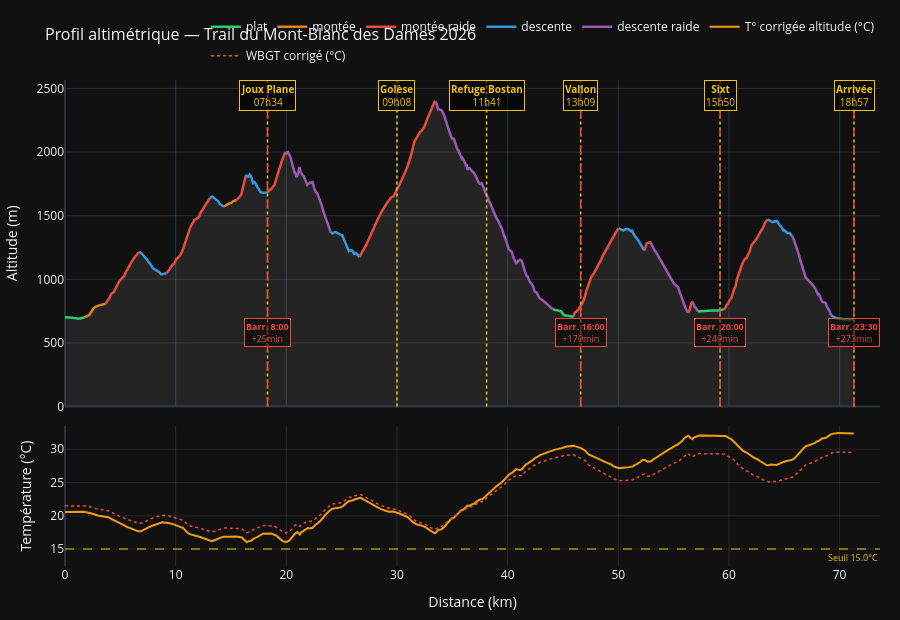

The code cell stored with this chart in its notebook:
### Markdown cell above
### Lire le profil

Le profil ci-dessous est coloré selon la catégorie de pente de chaque segment. En survolant un segment, le tooltip affiche le facteur de fatigue et la température effective à ce point du parcours.

Les **lignes jaunes pointillées** marquent les ravitaillements, avec l'heure de passage prédite. Les **lignes rouges en tirets** signalent les barrières horaires, avec la marge positive ou négative.

Le panneau inférieur montre l'évolution de la température corrigée de l'altitude et du WBGT le long du parcours.

### Code cell
from plotly.subplots import make_subplots

SLOPE_COLORS = {
    'montée raide':   '#e74c3c',
    'montée':         '#e67e22',
    'plat':           '#2ecc71',
    'descente':       '#3498db',
    'descente raide': '#9b59b6',
}


def make_elevation_profile(df_gpx, df_pred, ravitos, barrieres, start_min,
                            df_weather=None):
    """
    Build interactive elevation profile with temperature subplot.

    Top panel   : altitude colored by slope category, ravitos, cutoffs.
    Bottom panel: temperature corrected for altitude and WBGT along the route.
    """
    has_temp = df_weather is not None and 'temp_seg_c' in df_pred.columns

    row_heights = [0.70, 0.30] if has_temp else [1.0]
    n_rows      = 2 if has_temp else 1

    fig = make_subplots(
        rows=n_rows, cols=1,
        shared_xaxes=True,
        row_heights=row_heights,
        vertical_spacing=0.04,
    )

    dist_km = df_gpx['dist_cum'].values / 1000.0
    ele     = df_gpx['ele'].values

    # Fond altimétrique
    fig.add_trace(go.Scatter(
        x=dist_km, y=ele,
        fill='tozeroy', fillcolor='rgba(150,150,150,0.15)',
        line=dict(color='rgba(0,0,0,0)', width=0),
        showlegend=False, hoverinfo='skip',
    ), row=1, col=1)

    # Segments colorés par catégorie de pente
    legend_added = set()
    for _, seg in df_pred.iterrows():
        cat   = seg['slope_category']
        color = SLOPE_COLORS.get(cat, '#888')
        mask  = (dist_km >= seg['dist_start_km']) & (dist_km <= seg['dist_end_km'])
        show_legend = cat not in legend_added
        legend_added.add(cat)

        factors = f"fatigue={seg['fatigue_factor']:.2f}"
        if seg['temp_seg_c'] is not None:
            factors += f" | T={seg['temp_seg_c']:.1f}°C therm={seg['thermal_factor']:.2f}"

        fig.add_trace(go.Scatter(
            x=dist_km[mask], y=ele[mask],
            mode='lines', line=dict(color=color, width=2.5),
            name=cat, legendgroup=cat, showlegend=show_legend,
            hovertemplate=(
                f"<b>{cat}</b><br>"
                "Dist : %{x:.1f} km | Alt : %{y:.0f} m<br>"
                f"{factors}<extra></extra>"
            ),
        ), row=1, col=1)

    # Ravitaillements
    for nom, dist in ravitos:
        t_min = float(df_pred[df_pred['dist_end_km'] <= dist]['time_min'].sum())
        heure = (start_min + t_min) % (24 * 60)
        heure_str = f"{int(heure)//60:02d}h{int(heure)%60:02d}"
        fig.add_vline(x=dist, line=dict(color='#f1c40f', width=1.5, dash='dot'))
        fig.add_annotation(
            x=dist, y=max(ele) * 1.02, yref='y',
            text=f"<b>{nom}</b><br>{heure_str}",
            showarrow=False, font=dict(size=10, color='#f1c40f'),
            bgcolor='rgba(0,0,0,0.5)', bordercolor='#f1c40f', borderwidth=1,
            xanchor='center',
        )

    # Barrières horaires
    for barriere in barrieres:
        if barriere[2] is None:
            continue
        nom, dist, heure_limite = barriere
        marge_min = parse_hhmm(heure_limite) - (
            start_min + float(df_pred[df_pred['dist_end_km'] <= dist]['time_min'].sum())
        )
        signe = '+' if marge_min >= 0 else ''
        fig.add_vline(x=dist, line=dict(color='#e74c3c', width=1.5, dash='dash'))
        fig.add_annotation(
            x=dist, y=min(ele) * 0.85, yref='y',
            text=f"<b>Barr. {heure_limite}</b><br>{signe}{int(marge_min)}min",
            showarrow=False, font=dict(size=9, color='#e74c3c'),
            bgcolor='rgba(0,0,0,0.5)', bordercolor='#e74c3c', borderwidth=1,
            xanchor='center',
        )

    # Subplot température
    if has_temp:
        seg_dists = (df_pred['dist_start_km'] + df_pred['dist_end_km']) / 2
        seg_temps = df_pred['temp_seg_c'].values

        # Interpolation fine sur la grille GPX pour une courbe lisse
        dist_fine  = np.linspace(seg_dists.min(), seg_dists.max(), 500)
        temp_fine  = np.interp(dist_fine, seg_dists, seg_temps)

        # WBGT interpolé le long de la distance
        # On réutilise la correction alt pour chaque point GPX
        alt_ref_val = float(df_gpx['ele'].mean())
        hours_w = df_weather['time'].dt.hour + df_weather['time'].dt.minute / 60

        # Temps écoulé à chaque point GPX → température horaire → correction alt
        t_cum_gpx = np.zeros(len(df_gpx))
        speed_arr = np.interp(
            df_gpx['dist_cum'].values / 1000,
            (df_pred['dist_start_km'] + df_pred['dist_end_km']) / 2,
            df_pred['speed_kmh'].values,
        )
        speed_arr = np.where(speed_arr > 0, speed_arr, 1.0)
        ds = np.diff(df_gpx['dist_cum'].values / 1000, prepend=0)
        dt = ds / speed_arr * 60  # minutes
        t_cum_gpx = start_min + np.cumsum(dt)

        temp_gpx_ref = np.interp(t_cum_gpx / 60,
                                  hours_w.values,
                                  df_weather['temperature_2m'].values)
        temp_gpx_corr = temp_gpx_ref - TEMP_LAPSE_RATE * (df_gpx['ele'].values - alt_ref_val)

        # WBGT corrigé
        rh_gpx = np.interp(t_cum_gpx / 60,
                             hours_w.values,
                             df_weather['relative_humidity_2m'].values)
        wbgt_gpx = (
            0.567 * temp_gpx_corr
            + 0.393 * (rh_gpx / 100 * 6.105
                       * np.exp(17.27 * temp_gpx_corr / (237.7 + temp_gpx_corr)))
            + 3.94
        )

        fig.add_trace(go.Scatter(
            x=dist_km, y=temp_gpx_corr,
            mode='lines', name='T° corrigée altitude (°C)',
            line=dict(color='#f39c12', width=2),
            hovertemplate='%{x:.1f} km : %{y:.1f}°C<extra>T° corrigée</extra>',
        ), row=2, col=1)

        fig.add_trace(go.Scatter(
            x=dist_km, y=wbgt_gpx,
            mode='lines', name='WBGT corrigé (°C)',
            line=dict(color='#e74c3c', width=1.5, dash='dot'),
            hovertemplate='%{x:.1f} km : WBGT=%{y:.1f}°C<extra>WBGT</extra>',
        ), row=2, col=1)

        fig.add_hline(
            y=T_THRESHOLD,
            line=dict(color='#f1c40f', width=1, dash='dash'),
            annotation_text=f'Seuil {T_THRESHOLD}°C',
            annotation_position='bottom right',
            annotation_font=dict(color='#f1c40f', size=9),
            row=2, col=1,
        )

    fig.update_layout(
        template='plotly_dark',
        title=dict(text=f'Profil altimétrique — {RACE_NAME}', font=dict(size=16)),
        height=620 if has_temp else 500,
        margin=dict(t=80, b=50, l=60, r=20),
        legend=dict(orientation='h', yanchor='bottom', y=1.02, xanchor='right', x=1),
    )
    fig.update_xaxes(title_text='Distance (km)', row=n_rows, col=1,
                     showgrid=True, gridcolor='rgba(255,255,255,0.1)')
    fig.update_yaxes(title_text='Altitude (m)', row=1, col=1,
                     showgrid=True, gridcolor='rgba(255,255,255,0.1)')
    if has_temp:
        fig.update_yaxes(title_text='Température (°C)', row=2, col=1,
                         showgrid=True, gridcolor='rgba(255,255,255,0.08)')

    return fig


make_elevation_profile(df_gpx, df_pred, RAVITOS, BARRIERES, start_min, df_weather).show()

### Figure 1 — Plotly figure (JSON) as saved in the notebook; plotly's stock layout.template omitted (floating-point values rounded to 4 significant figures; data arrays with more than 128 entries replaced by an {"elided": "..."} marker saying what was removed)
{"data": [{"fill": "tozeroy", "fillcolor": "rgba(150,150,150,0.15)", "hoverinfo": "skip", "line": {"color": "rgba(0,0,0,0)", "width": 0}, "showlegend": false, "type": "scatter", "x": {"elided": "7843 float values"}, "xaxis": "x", "y": {"elided": "7843 float values"}, "yaxis": "y"}, {"hovertemplate": "<b>plat</b><br>Dist : %{x:.1f} km | Alt : %{y:.0f} m<br>fatigue=0.99 | T=20.6°C therm=0.98<extra></extra>", "legendgroup": "plat", "line": {"color": "#2ecc71", "width": 2.5}, "mode": "lines", "name": "plat", "showlegend": true, "type": "scatter", "x": [0.0, 0.01097, 0.01648, 0.03401, 0.04304, 0.05308, 0.05753, 0.07311, 0.07996, 0.08467, 0.08578, 0.09547, 0.1002, 0.1046, 0.1169, 0.1426, 0.155, 0.1662, 0.1773, 0.1795, 0.1996, 0.2307, 0.2519, 0.292, 0.3091, 0.3206, 0.3206, 0.3232, 0.3264, 0.3283, 0.3467, 0.3676, 0.3841, 0.4012, 0.4349, 0.4635, 0.4978, 0.5244, 0.5549, 0.5625, 0.5671, 0.6039, 0.6222, 0.623, 0.6275, 0.6315, 0.635, 0.6384, 0.6429, 0.6483, 0.6521, 0.6559, 0.6575, 0.6605, 0.6701, 0.6815, 0.6942, 0.6993, 0.7108, 0.7146, 0.7318, 0.754, 0.7548, 0.7713, 0.7764, 0.8189, 0.8297, 0.8462, 0.8606, 0.8752, 0.8759, 0.8893, 0.9096, 0.9275, 0.9458, 0.9498, 0.9578, 0.9691, 0.9847, 0.991, 0.9995, 1.014, 1.017, 1.036, 1.051, 1.07, 1.082, 1.086, 1.097, 1.11, 1.113, 1.139, 1.164, 1.171, 1.185, 1.205, 1.23, 1.271], "xaxis": "x", "y": [703.0, 703.0, 703.0, 703.0, 703.0, 703.0, 703.0, 703.0, 703.0, 703.0, 703.0, 703.0, 703.0, 703.0, 703.0, 703.0, 703.0, 703.0, 703.0, 703.0, 703.1, 703.1, 703.1, 703.1, 703.1, 703.1, 703.0, 702.8, 702.6, 702.3, 702.0, 701.7, 701.3, 700.9, 700.4, 699.9, 699.5, 699.1, 698.8, 698.5, 698.3, 698.1, 698.0, 697.9, 697.9, 697.8, 697.9, 697.9, 697.9, 698.0, 698.0, 698.0, 697.9, 697.8, 697.7, 697.6, 697.5, 697.4, 697.3, 697.3, 697.2, 697.0, 696.8, 696.6, 696.4, 696.1, 696.0, 695.7, 695.4, 695.1, 694.8, 694.5, 694.3, 694.0, 693.7, 693.5, 693.3, 693.1, 692.9, 692.8, 692.6, 692.4, 692.4, 692.2, 692.1, 692.1, 692.0, 691.9, 691.7, 691.5, 691.4, 691.2, 691.0, 690.7, 690.5, 690.2, 690.0, 689.9], "yaxis": "y"}, {"hovertemplate": "<b>plat</b><br>Dist : %{x:.1f} km | Alt : %{y:.0f} m<br>fatigue=0.98 | T=20.6°C therm=0.98<extra></extra>", "legendgroup": "plat", "line": {"color": "#2ecc71", "width": 2.5}, "mode": "lines", "name": "plat", "showlegend": false, "type": "scatter", "x": [1.271, 1.299, 1.331, 1.333, 1.336, 1.343, 1.365, 1.391, 1.421, 1.459, 1.472, 1.48, 1.492, 1.509, 1.521, 1.537, 1.558, 1.558, 1.558, 1.575, 1.603, 1.611, 1.621, 1.625, 1.631, 1.642, 1.649, 1.651, 1.654, 1.658, 1.66, 1.662, 1.681, 1.688, 1.693, 1.697, 1.701, 1.707, 1.72, 1.737], "xaxis": "x", "y": [689.9, 689.9, 690.0, 690.3, 690.7, 691.2, 691.7, 692.3, 693.0, 693.5, 694.1, 694.7, 695.3, 695.7, 696.1, 696.5, 696.8, 697.1, 697.4, 697.6, 697.8, 698.1, 698.3, 698.4, 698.6, 698.7, 698.8, 699.0, 699.3, 699.3, 699.3, 699.4, 699.5, 699.5, 699.6, 699.6, 699.7, 699.9, 700.3, 700.7], "yaxis": "y"}, {"hovertemplate": "<b>montée</b><br>Dist : %{x:.1f} km | Alt : %{y:.0f} m<br>fatigue=0.97 | T=20.3°C therm=0.98<extra></extra>", "legendgroup": "montée", "line": {"color": "#e67e22", "width": 2.5}, "mode": "lines", "name": "montée", "showlegend": true, "type": "scatter", "x": [1.737, 1.746, 1.753, 1.759, 1.766, 1.792, 1.815, 1.822, 1.838, 1.846, 1.867, 1.892, 1.906, 1.926, 1.949, 1.972, 2.01, 2.04, 2.078, 2.094, 2.102, 2.108, 2.111, 2.114, 2.138, 2.166, 2.19, 2.2, 2.206, 2.214, 2.222, 2.235, 2.245, 2.27, 2.298, 2.324, 2.347, 2.378, 2.393, 2.41, 2.43, 2.442, 2.46, 2.485, 2.494, 2.495, 2.506, 2.521, 2.527, 2.534, 2.551, 2.574, 2.592, 2.612, 2.62, 2.633, 2.645, 2.661, 2.669, 2.705, 2.744, 2.789, 2.835, 2.869, 2.927, 2.936, 2.948, 2.955, 2.969, 2.978, 2.984, 2.988, 2.992, 2.996, 3.006, 3.02, 3.027, 3.037, 3.05, 3.056, 3.064, 3.078, 3.098, 3.11, 3.12, 3.132, 3.145, 3.165, 3.198, 3.218, 3.229, 3.234, 3.24, 3.251, 3.273, 3.289, 3.306, 3.315, 3.322, 3.326, 3.33, 3.333, 3.34, 3.347, 3.357, 3.362, 3.365, 3.369, 3.374, 3.382, 3.403, 3.428, 3.449, 3.479, 3.489, 3.519, 3.533, 3.544, 3.552, 3.558, 3.574, 3.601, 3.633, 3.643, 3.651, 3.66, 3.669], "xaxis": "x", "y": [700.7, 701.2, 701.8, 702.5, 703.3, 704.0, 704.8, 705.7, 706.6, 707.4, 707.9, 708.6, 709.2, 709.7, 710.2, 710.6, 711.1, 711.4, 712.0, 712.6, 713.3, 714.1, 715.0, 716.1, 717.1, 718.1, 719.5, 720.9, 722.4, 724.1, 725.4, 727.3, 729.5, 732.0, 734.6, 737.3, 740.2, 742.9, 745.8, 748.6, 751.2, 753.8, 756.0, 758.0, 759.7, 761.5, 763.2, 764.5, 765.7, 766.7, 767.2, 768.2, 769.3, 770.6, 772.2, 774.1, 776.1, 778.1, 780.3, 782.3, 784.2, 786.1, 787.9, 789.5, 791.2, 792.7, 794.0, 794.8, 795.4, 795.4, 795.2, 795.3, 795.4, 795.4, 795.6, 795.9, 796.0, 796.2, 796.5, 796.8, 797.3, 797.8, 798.3, 798.7, 799.3, 799.7, 800.1, 800.3, 800.5, 800.6, 800.8, 801.0, 801.0, 800.7, 800.9, 800.7, 800.6, 800.8, 801.3, 802.1, 802.9, 803.6, 804.0, 804.1, 804.0, 803.9, 803.5, 803.3, 803.0, 802.8, 802.9, 803.0, 803.0, 803.4, 803.6, 803.6, 804.1, 804.7, 804.8, 805.2, 805.4, 805.7, 805.8, 806.0, 806.4, 807.1, 807.7], "yaxis": "y"}, {"hovertemplate": "<b>montée raide</b><br>Dist : %{x:.1f} km | Alt : %{y:.0f} m<br>fatigue=0.95 | T=18.6°C therm=0.99<extra></extra>", "legendgroup": "montée raide", "line": {"color": "#e74c3c", "width": 2.5}, "mode": "lines", "name": "montée raide", "showlegend": true, "type": "scatter", "x": {"elided": "236 float values"}, "xaxis": "x", "y": {"elided": "236 float values"}, "yaxis": "y"}, {"hovertemplate": "<b>descente</b><br>Dist : %{x:.1f} km | Alt : %{y:.0f} m<br>fatigue=0.93 | T=18.3°C therm=0.99<extra></extra>", "legendgroup": "descente", "line": {"color": "#3498db", "width": 2.5}, "mode": "lines", "name": "descente", "showlegend": true, "type": "scatter", "x": {"elided": "252 float values"}, "xaxis": "x", "y": {"elided": "252 float values"}, "yaxis": "y"}, {"hovertemplate": "<b>montée raide</b><br>Dist : %{x:.1f} km | Alt : %{y:.0f} m<br>fatigue=0.91 | T=17.2°C therm=0.99<extra></extra>", "legendgroup": "montée raide", "line": {"color": "#e74c3c", "width": 2.5}, "mode": "lines", "name": "montée raide", "showlegend": false, "type": "scatter", "x": {"elided": "431 float values"}, "xaxis": "x", "y": {"elided": "431 float values"}, "yaxis": "y"}, {"hovertemplate": "<b>descente</b><br>Dist : %{x:.1f} km | Alt : %{y:.0f} m<br>fatigue=0.89 | T=17.2°C therm=0.99<extra></extra>", "legendgroup": "descente", "line": {"color": "#3498db", "width": 2.5}, "mode": "lines", "name": "descente", "showlegend": false, "type": "scatter", "x": [13.08, 13.1, 13.12, 13.13, 13.14, 13.17, 13.18, 13.18, 13.18, 13.19, 13.19, 13.2, 13.21, 13.21, 13.22, 13.22, 13.23, 13.24, 13.24, 13.24, 13.25, 13.25, 13.26, 13.28, 13.29, 13.3, 13.32, 13.33, 13.34, 13.35, 13.35, 13.36, 13.36, 13.36, 13.37, 13.38, 13.39, 13.4, 13.41, 13.42, 13.43, 13.44, 13.45, 13.46, 13.47, 13.48, 13.48, 13.49, 13.5, 13.5, 13.51, 13.51, 13.51, 13.52, 13.53, 13.54, 13.55, 13.56, 13.57, 13.58, 13.59, 13.6, 13.61, 13.62, 13.63, 13.63, 13.64, 13.65, 13.65, 13.66, 13.68, 13.69, 13.69, 13.71, 13.72, 13.74, 13.76, 13.77, 13.78, 13.79, 13.81, 13.82, 13.83, 13.84, 13.86, 13.87, 13.88, 13.89, 13.91, 13.92, 13.93, 13.94, 13.95, 13.95, 13.98, 13.99, 14.0, 14.0, 14.02, 14.04, 14.05, 14.07, 14.08, 14.09, 14.1, 14.12, 14.13, 14.14, 14.14, 14.15, 14.15, 14.16, 14.18, 14.21, 14.24, 14.25, 14.26, 14.27, 14.28, 14.29, 14.3, 14.31, 14.32, 14.33, 14.35, 14.36, 14.37], "xaxis": "x", "y": [1641.0, 1642.0, 1643.0, 1644.0, 1645.0, 1645.0, 1646.0, 1646.0, 1647.0, 1647.0, 1648.0, 1648.0, 1648.0, 1649.0, 1649.0, 1650.0, 1650.0, 1650.0, 1650.0, 1650.0, 1650.0, 1650.0, 1650.0, 1650.0, 1650.0, 1649.0, 1649.0, 1649.0, 1648.0, 1648.0, 1647.0, 1646.0, 1645.0, 1645.0, 1644.0, 1643.0, 1642.0, 1641.0, 1640.0, 1639.0, 1638.0, 1637.0, 1636.0, 1635.0, 1635.0, 1635.0, 1634.0, 1634.0, 1634.0, 1634.0, 1634.0, 1633.0, 1633.0, 1633.0, 1633.0, 1633.0, 1632.0, 1632.0, 1632.0, 1631.0, 1631.0, 1631.0, 1630.0, 1630.0, 1630.0, 1630.0, 1630.0, 1630.0, 1630.0, 1629.0, 1629.0, 1629.0, 1628.0, 1627.0, 1626.0, 1625.0, 1624.0, 1622.0, 1621.0, 1619.0, 1617.0, 1615.0, 1612.0, 1610.0, 1608.0, 1606.0, 1604.0, 1602.0, 1600.0, 1598.0, 1597.0, 1596.0, 1595.0, 1594.0, 1594.0, 1593.0, 1592.0, 1591.0, 1591.0, 1590.0, 1589.0, 1588.0, 1587.0, 1586.0, 1586.0, 1586.0, 1585.0, 1584.0, 1584.0, 1584.0, 1583.0, 1582.0, 1581.0, 1581.0, 1580.0, 1578.0, 1577.0, 1576.0, 1575.0, 1575.0, 1574.0, 1573.0, 1573.0, 1573.0, 1573.0, 1572.0, 1572.0], "yaxis": "y"}, {"hovertemplate": "<b>montée</b><br>Dist : %{x:.1f} km | Alt : %{y:.0f} m<br>fatigue=0.89 | T=17.4°C therm=0.99<extra></extra>", "legendgroup": "montée", "line": {"color": "#e67e22", "width": 2.5}, "mode": "lines", "name": "montée", "showlegend": false, "type": "scatter", "x": {"elided": "133 float values"}, "xaxis": "x", "y": {"elided": "133 float values"}, "yaxis": "y"}, {"hovertemplate": "<b>montée raide</b><br>Dist : %{x:.1f} km | Alt : %{y:.0f} m<br>fatigue=0.88 | T=17.0°C therm=0.99<extra></extra>", "legendgroup": "montée raide", "line": {"color": "#e74c3c", "width": 2.5}, "mode": "lines", "name": "montée raide", "showlegend": false, "type": "scatter", "x": {"elided": "179 float values"}, "xaxis": "x", "y": {"elided": "179 float values"}, "yaxis": "y"}, {"hovertemplate": "<b>descente</b><br>Dist : %{x:.1f} km | Alt : %{y:.0f} m<br>fatigue=0.87 | T=17.4°C therm=0.99<extra></extra>", "legendgroup": "descente", "line": {"color": "#3498db", "width": 2.5}, "mode": "lines", "name": "descente", "showlegend": false, "type": "scatter", "x": {"elided": "461 float values"}, "xaxis": "x", "y": {"elided": "461 float values"}, "yaxis": "y"}, {"hovertemplate": "<b>montée raide</b><br>Dist : %{x:.1f} km | Alt : %{y:.0f} m<br>fatigue=0.86 | T=17.1°C therm=0.99<extra></extra>", "legendgroup": "montée raide", "line": {"color": "#e74c3c", "width": 2.5}, "mode": "lines", "name": "montée raide", "showlegend": false, "type": "scatter", "x": {"elided": "155 float values"}, "xaxis": "x", "y": {"elided": "155 float values"}, "yaxis": "y"}, {"hovertemplate": "<b>descente raide</b><br>Dist : %{x:.1f} km | Alt : %{y:.0f} m<br>fatigue=0.85 | T=19.1°C therm=0.98<extra></extra>", "legendgroup": "descente raide", "line": {"color": "#9b59b6", "width": 2.5}, "mode": "lines", "name": "descente raide", "showlegend": true, "type": "scatter", "x": {"elided": "715 float values"}, "xaxis": "x", "y": {"elided": "715 float values"}, "yaxis": "y"}, {"hovertemplate": "<b>descente</b><br>Dist : %{x:.1f} km | Alt : %{y:.0f} m<br>fatigue=0.84 | T=22.5°C therm=0.97<extra></extra>", "legendgroup": "descente", "line": {"color": "#3498db", "width": 2.5}, "mode": "lines", "name": "descente", "showlegend": false, "type": "scatter", "x": {"elided": "217 float values"}, "xaxis": "x", "y": {"elided": "217 float values"}, "yaxis": "y"}, {"hovertemplate": "<b>montée raide</b><br>Dist : %{x:.1f} km | Alt : %{y:.0f} m<br>fatigue=0.82 | T=19.7°C therm=0.98<extra></extra>", "legendgroup": "montée raide", "line": {"color": "#e74c3c", "width": 2.5}, "mode": "lines", "name": "montée raide", "showlegend": false, "type": "scatter", "x": {"elided": "954 float values"}, "xaxis": "x", "y": {"elided": "954 float values"}, "yaxis": "y"}, {"hovertemplate": "<b>descente raide</b><br>Dist : %{x:.1f} km | Alt : %{y:.0f} m<br>fatigue=0.80 | T=24.6°C therm=0.96<extra></extra>", "legendgroup": "descente raide", "line": {"color": "#9b59b6", "width": 2.5}, "mode": "lines", "name": "descente raide", "showlegend": false, "type": "scatter", "x": {"elided": "1398 float values"}, "xaxis": "x", "y": {"elided": "1398 float values"}, "yaxis": "y"}, {"hovertemplate": "<b>plat</b><br>Dist : %{x:.1f} km | Alt : %{y:.0f} m<br>fatigue=0.79 | T=31.3°C therm=0.94<extra></extra>", "legendgroup": "plat", "line": {"color": "#2ecc71", "width": 2.5}, "mode": "lines", "name": "plat", "showlegend": false, "type": "scatter", "x": {"elided": "135 float values"}, "xaxis": "x", "y": {"elided": "135 float values"}, "yaxis": "y"}, {"hovertemplate": "<b>montée raide</b><br>Dist : %{x:.1f} km | Alt : %{y:.0f} m<br>fatigue=0.79 | T=29.5°C therm=0.94<extra></extra>", "legendgroup": "montée raide", "line": {"color": "#e74c3c", "width": 2.5}, "mode": "lines", "name": "montée raide", "showlegend": false, "type": "scatter", "x": {"elided": "339 float values"}, "xaxis": "x", "y": {"elided": "339 float values"}, "yaxis": "y"}, {"hovertemplate": "<b>descente</b><br>Dist : %{x:.1f} km | Alt : %{y:.0f} m<br>fatigue=0.78 | T=28.5°C therm=0.95<extra></extra>", "legendgroup": "descente", "line": {"color": "#3498db", "width": 2.5}, "mode": "lines", "name": "descente", "showlegend": false, "type": "scatter", "x": {"elided": "274 float values"}, "xaxis": "x", "y": {"elided": "274 float values"}, "yaxis": "y"}, {"hovertemplate": "<b>montée raide</b><br>Dist : %{x:.1f} km | Alt : %{y:.0f} m<br>fatigue=0.78 | T=29.0°C therm=0.94<extra></extra>", "legendgroup": "montée raide", "line": {"color": "#e74c3c", "width": 2.5}, "mode": "lines", "name": "montée raide", "showlegend": false, "type": "scatter", "x": [52.34, 52.35, 52.35, 52.36, 52.37, 52.38, 52.39, 52.4, 52.4, 52.41, 52.41, 52.42, 52.43, 52.44, 52.44, 52.45, 52.46, 52.46, 52.47, 52.47, 52.48, 52.49, 52.5, 52.5, 52.51, 52.52, 52.52, 52.53, 52.54, 52.55, 52.55, 52.55, 52.56, 52.56, 52.58, 52.61, 52.63, 52.65, 52.68, 52.69, 52.73, 52.78, 52.8, 52.83, 52.84, 52.86, 52.88, 52.9, 52.91], "xaxis": "x", "y": [1227.0, 1226.0, 1228.0, 1229.0, 1231.0, 1233.0, 1235.0, 1237.0, 1240.0, 1242.0, 1245.0, 1247.0, 1249.0, 1251.0, 1252.0, 1254.0, 1255.0, 1257.0, 1258.0, 1260.0, 1261.0, 1263.0, 1265.0, 1266.0, 1267.0, 1268.0, 1270.0, 1271.0, 1273.0, 1274.0, 1276.0, 1278.0, 1279.0, 1281.0, 1282.0, 1283.0, 1285.0, 1286.0, 1288.0, 1290.0, 1291.0, 1293.0, 1294.0, 1294.0, 1294.0, 1294.0, 1294.0, 1293.0, 1292.0], "yaxis": "y"}, {"hovertemplate": "<b>descente raide</b><br>Dist : %{x:.1f} km | Alt : %{y:.0f} m<br>fatigue=0.78 | T=30.5°C therm=0.94<extra></extra>", "legendgroup": "descente raide", "line": {"color": "#9b59b6", "width": 2.5}, "mode": "lines", "name": "descente raide", "showlegend": false, "type": "scatter", "x": {"elided": "313 float values"}, "xaxis": "x", "y": {"elided": "313 float values"}, "yaxis": "y"}, {"hovertemplate": "<b>montée raide</b><br>Dist : %{x:.1f} km | Alt : %{y:.0f} m<br>fatigue=0.78 | T=32.1°C therm=0.93<extra></extra>", "legendgroup": "montée raide", "line": {"color": "#e74c3c", "width": 2.5}, "mode": "lines", "name": "montée raide", "showlegend": false, "type": "scatter", "x": [56.28, 56.29, 56.29, 56.3, 56.32, 56.32, 56.34, 56.36, 56.38, 56.4, 56.42, 56.43, 56.46, 56.47, 56.48, 56.48, 56.49, 56.49, 56.5, 56.51, 56.54, 56.57, 56.59, 56.63, 56.65, 56.67, 56.69, 56.7, 56.7, 56.7], "xaxis": "x", "y": [736.8, 736.8, 737.3, 738.0, 739.6, 741.4, 743.8, 745.7, 748.4, 751.4, 753.8, 756.7, 759.8, 763.5, 768.0, 772.7, 778.3, 783.6, 788.8, 794.1, 799.9, 805.6, 810.6, 815.6, 819.8, 822.7, 824.3, 824.7, 824.1, 822.4], "yaxis": "y"}, {"hovertemplate": "<b>descente raide</b><br>Dist : %{x:.1f} km | Alt : %{y:.0f} m<br>fatigue=0.78 | T=32.0°C therm=0.93<extra></extra>", "legendgroup": "descente raide", "line": {"color": "#9b59b6", "width": 2.5}, "mode": "lines", "name": "descente raide", "showlegend": false, "type": "scatter", "x": [56.7, 56.7, 56.7, 56.71, 56.71, 56.71, 56.76, 56.78, 56.79, 56.8, 56.81, 56.82, 56.84, 56.85, 56.87, 56.88, 56.91, 56.93, 56.94, 56.94, 56.94, 56.95, 56.96, 56.97, 56.99, 57.02, 57.03, 57.05, 57.06, 57.07, 57.08, 57.08, 57.08, 57.08, 57.09, 57.09, 57.1, 57.11, 57.11, 57.12, 57.13, 57.14, 57.14, 57.15, 57.15, 57.16, 57.16, 57.18, 57.19], "xaxis": "x", "y": [824.7, 824.1, 822.4, 819.6, 817.0, 814.1, 811.4, 809.0, 806.2, 803.6, 800.0, 797.0, 794.1, 791.6, 788.7, 785.9, 783.5, 780.8, 778.5, 776.1, 774.4, 772.9, 771.8, 771.2, 770.9, 770.6, 770.6, 770.5, 770.0, 769.5, 769.2, 768.8, 768.0, 767.0, 765.8, 764.4, 762.9, 761.6, 759.9, 757.9, 756.2, 754.4, 752.7, 751.2, 750.1, 749.0, 748.3, 747.7, 747.3], "yaxis": "y"}, {"hovertemplate": "<b>plat</b><br>Dist : %{x:.1f} km | Alt : %{y:.0f} m<br>fatigue=0.78 | T=32.2°C therm=0.93<extra></extra>", "legendgroup": "plat", "line": {"color": "#2ecc71", "width": 2.5}, "mode": "lines", "name": "plat", "showlegend": false, "type": "scatter", "x": {"elided": "141 float values"}, "xaxis": "x", "y": {"elided": "141 float values"}, "yaxis": "y"}, {"hovertemplate": "<b>montée raide</b><br>Dist : %{x:.1f} km | Alt : %{y:.0f} m<br>fatigue=0.77 | T=29.8°C therm=0.94<extra></extra>", "legendgroup": "montée raide", "line": {"color": "#e74c3c", "width": 2.5}, "mode": "lines", "name": "montée raide", "showlegend": false, "type": "scatter", "x": {"elided": "334 float values"}, "xaxis": "x", "y": {"elided": "334 float values"}, "yaxis": "y"}, {"hovertemplate": "<b>descente</b><br>Dist : %{x:.1f} km | Alt : %{y:.0f} m<br>fatigue=0.77 | T=27.4°C therm=0.95<extra></extra>", "legendgroup": "descente", "line": {"color": "#3498db", "width": 2.5}, "mode": "lines", "name": "descente", "showlegend": false, "type": "scatter", "x": {"elided": "231 float values"}, "xaxis": "x", "y": {"elided": "231 float values"}, "yaxis": "y"}, {"hovertemplate": "<b>descente raide</b><br>Dist : %{x:.1f} km | Alt : %{y:.0f} m<br>fatigue=0.77 | T=29.7°C therm=0.94<extra></extra>", "legendgroup": "descente raide", "line": {"color": "#9b59b6", "width": 2.5}, "mode": "lines", "name": "descente raide", "showlegend": false, "type": "scatter", "x": {"elided": "283 float values"}, "xaxis": "x", "y": {"elided": "283 float values"}, "yaxis": "y"}, {"hovertemplate": "<b>descente</b><br>Dist : %{x:.1f} km | Alt : %{y:.0f} m<br>fatigue=0.77 | T=31.6°C therm=0.93<extra></extra>", "legendgroup": "descente", "line": {"color": "#3498db", "width": 2.5}, "mode": "lines", "name": "descente", "showlegend": false, "type": "scatter", "x": [69.25, 69.26, 69.26, 69.27, 69.28, 69.29, 69.29, 69.3, 69.3, 69.31, 69.32, 69.33, 69.34, 69.35, 69.36, 69.37, 69.39, 69.4, 69.43, 69.46, 69.48, 69.49, 69.51, 69.52, 69.53, 69.54, 69.56, 69.57, 69.57, 69.58, 69.59, 69.6, 69.6, 69.63, 69.63, 69.63, 69.64, 69.65, 69.67, 69.68, 69.69, 69.69, 69.7, 69.71, 69.72, 69.73], "xaxis": "x", "y": [716.3, 716.0, 715.9, 716.1, 716.1, 716.1, 716.0, 715.4, 715.2, 714.7, 714.2, 713.6, 712.9, 711.9, 710.6, 709.2, 708.4, 707.7, 706.8, 705.9, 705.2, 704.9, 704.3, 703.4, 702.3, 701.4, 700.6, 699.8, 699.3, 698.5, 697.7, 697.0, 696.1, 695.5, 694.9, 694.7, 694.8, 694.8, 694.5, 694.4, 694.4, 694.2, 693.6, 693.1, 692.9, 692.8], "yaxis": "y"}, {"hovertemplate": "<b>plat</b><br>Dist : %{x:.1f} km | Alt : %{y:.0f} m<br>fatigue=0.77 | T=31.7°C therm=0.93<extra></extra>", "legendgroup": "plat", "line": {"color": "#2ecc71", "width": 2.5}, "mode": "lines", "name": "plat", "showlegend": false, "type": "scatter", "x": [69.73, 69.75, 69.76, 69.77, 69.78, 69.79, 69.82, 69.85, 69.88, 69.91, 69.94, 69.98, 70.0, 70.02, 70.04, 70.06, 70.07, 70.09, 70.1, 70.1, 70.11, 70.14, 70.14, 70.14, 70.15, 70.16, 70.17, 70.18, 70.2, 70.24, 70.26, 70.28, 70.3, 70.31, 70.32, 70.33, 70.34, 70.36, 70.37, 70.37, 70.39, 70.41, 70.42, 70.43, 70.44, 70.45, 70.47, 70.48, 70.48, 70.49, 70.49, 70.51, 70.52, 70.52, 70.53, 70.53, 70.54, 70.55, 70.56, 70.56, 70.57, 70.6, 70.61, 70.62, 70.63, 70.64, 70.65, 70.66, 70.67, 70.67, 70.68, 70.69], "xaxis": "x", "y": [692.8, 692.7, 692.7, 692.5, 692.4, 692.2, 692.1, 692.2, 692.1, 691.9, 691.7, 691.4, 691.1, 690.8, 690.5, 690.2, 690.0, 690.0, 690.0, 689.9, 689.8, 689.7, 689.6, 689.6, 689.6, 689.6, 689.6, 689.6, 689.4, 689.3, 689.0, 688.8, 688.6, 688.4, 688.3, 688.1, 687.9, 687.8, 687.7, 687.5, 687.4, 687.3, 687.3, 687.2, 687.1, 686.9, 686.8, 686.7, 686.6, 686.5, 686.4, 686.3, 686.2, 686.1, 686.1, 686.1, 686.0, 686.0, 685.9, 685.9, 685.9, 685.8, 685.7, 685.6, 685.5, 685.4, 685.3, 685.2, 685.0, 684.9, 684.8, 684.7], "yaxis": "y"}, {"hovertemplate": "<b>plat</b><br>Dist : %{x:.1f} km | Alt : %{y:.0f} m<br>fatigue=0.77 | T=31.6°C therm=0.93<extra></extra>", "legendgroup": "plat", "line": {"color": "#2ecc71", "width": 2.5}, "mode": "lines", "name": "plat", "showlegend": false, "type": "scatter", "x": [70.69, 70.7, 70.7, 70.72, 70.73, 70.73, 70.75, 70.75, 70.76, 70.77, 70.77, 70.78, 70.78, 70.79, 70.79, 70.8, 70.81, 70.83, 70.83, 70.84, 70.85, 70.86, 70.87, 70.88, 70.89, 70.9, 70.91, 70.92, 70.93, 70.95, 70.95, 70.96, 70.97, 70.98, 70.99, 70.99, 71.0, 71.01, 71.02, 71.04, 71.05, 71.07, 71.08, 71.11, 71.13, 71.14, 71.15, 71.17, 71.19, 71.2, 71.2, 71.23, 71.26, 71.28, 71.28], "xaxis": "x", "y": [684.7, 684.6, 684.7, 684.8, 684.7, 684.7, 684.8, 684.8, 684.8, 684.8, 684.8, 684.8, 684.9, 684.9, 684.9, 684.9, 684.9, 684.9, 684.9, 684.9, 684.9, 685.0, 685.0, 685.0, 684.9, 684.9, 685.0, 684.9, 685.0, 685.1, 685.1, 685.2, 685.3, 685.4, 685.5, 685.6, 685.8, 685.9, 686.0, 686.2, 686.3, 686.5, 686.7, 686.9, 687.0, 687.2, 687.4, 687.6, 687.8, 687.9, 688.0, 688.1, 688.1, 688.0, 687.9], "yaxis": "y"}, {"hovertemplate": "%{x:.1f} km : %{y:.1f}°C<extra>T° corrigée</extra>", "line": {"color": "#f39c12", "width": 2}, "mode": "lines", "name": "T° corrigée altitude (°C)", "type": "scatter", "x": {"elided": "7843 float values"}, "xaxis": "x2", "y": {"elided": "7843 float values"}, "yaxis": "y2"}, {"hovertemplate": "%{x:.1f} km : WBGT=%{y:.1f}°C<extra>WBGT</extra>", "line": {"color": "#e74c3c", "dash": "dot", "width": 1.5}, "mode": "lines", "name": "WBGT corrigé (°C)", "type": "scatter", "x": {"elided": "7843 float values"}, "xaxis": "x2", "y": {"elided": "7843 float values"}, "yaxis": "y2"}], "layout": {"annotations": [{"bgcolor": "rgba(0,0,0,0.5)", "bordercolor": "#f1c40f", "borderwidth": 1, "font": {"color": "#f1c40f", "size": 10}, "showarrow": false, "text": "<b>Joux Plane</b><br>07h34", "x": 18.3, "xanchor": "center", "y": 2444.0, "yref": "y"}, {"bgcolor": "rgba(0,0,0,0.5)", "bordercolor": "#f1c40f", "borderwidth": 1, "font": {"color": "#f1c40f", "size": 10}, "showarrow": false, "text": "<b>Golèse</b><br>09h08", "x": 30, "xanchor": "center", "y": 2444.0, "yref": "y"}, {"bgcolor": "rgba(0,0,0,0.5)", "bordercolor": "#f1c40f", "borderwidth": 1, "font": {"color": "#f1c40f", "size": 10}, "showarrow": false, "text": "<b>Refuge Bostan</b><br>11h41", "x": 38.1, "xanchor": "center", "y": 2444.0, "yref": "y"}, {"bgcolor": "rgba(0,0,0,0.5)", "bordercolor": "#f1c40f", "borderwidth": 1, "font": {"color": "#f1c40f", "size": 10}, "showarrow": false, "text": "<b>Vallon</b><br>13h09", "x": 46.6, "xanchor": "center", "y": 2444.0, "yref": "y"}, {"bgcolor": "rgba(0,0,0,0.5)", "bordercolor": "#f1c40f", "borderwidth": 1, "font": {"color": "#f1c40f", "size": 10}, "showarrow": false, "text": "<b>Sixt</b><br>15h50", "x": 59.2, "xanchor": "center", "y": 2444.0, "yref": "y"}, {"bgcolor": "rgba(0,0,0,0.5)", "bordercolor": "#f1c40f", "borderwidth": 1, "font": {"color": "#f1c40f", "size": 10}, "showarrow": false, "text": "<b>Arrivée</b><br>18h57", "x": 71.3, "xanchor": "center", "y": 2444.0, "yref": "y"}, {"bgcolor": "rgba(0,0,0,0.5)", "bordercolor": "#e74c3c", "borderwidth": 1, "font": {"color": "#e74c3c", "size": 9}, "showarrow": false, "text": "<b>Barr. 8:00</b><br>+25min", "x": 18.3, "xanchor": "center", "y": 581.9, "yref": "y"}, {"bgcolor": "rgba(0,0,0,0.5)", "bordercolor": "#e74c3c", "borderwidth": 1, "font": {"color": "#e74c3c", "size": 9}, "showarrow": false, "text": "<b>Barr. 16:00</b><br>+170min", "x": 46.6, "xanchor": "center", "y": 581.9, "yref": "y"}, {"bgcolor": "rgba(0,0,0,0.5)", "bordercolor": "#e74c3c", "borderwidth": 1, "font": {"color": "#e74c3c", "size": 9}, "showarrow": false, "text": "<b>Barr. 20:00</b><br>+249min", "x": 59.2, "xanchor": "center", "y": 581.9, "yref": "y"}, {"bgcolor": "rgba(0,0,0,0.5)", "bordercolor": "#e74c3c", "borderwidth": 1, "font": {"color": "#e74c3c", "size": 9}, "showarrow": false, "text": "<b>Barr. 23:30</b><br>+273min", "x": 71.3, "xanchor": "center", "y": 581.9, "yref": "y"}, {"font": {"color": "#f1c40f", "size": 9}, "showarrow": false, "text": "Seuil 15.0°C", "x": 1, "xanchor": "right", "xref": "x2 domain", "y": 15, "yanchor": "top", "yref": "y2"}], "height": 620, "legend": {"orientation": "h", "x": 1, "xanchor": "right", "y": 1.02, "yanchor": "bottom"}, "margin": {"b": 50, "l": 60, "r": 20, "t": 80}, "shapes": [{"line": {"color": "#f1c40f", "dash": "dot", "width": 1.5}, "type": "line", "x0": 18.3, "x1": 18.3, "xref": "x", "y0": 0, "y1": 1, "yref": "y domain"}, {"line": {"color": "#f1c40f", "dash": "dot", "width": 1.5}, "type": "line", "x0": 30, "x1": 30, "xref": "x", "y0": 0, "y1": 1, "yref": "y domain"}, {"line": {"color": "#f1c40f", "dash": "dot", "width": 1.5}, "type": "line", "x0": 38.1, "x1": 38.1, "xref": "x", "y0": 0, "y1": 1, "yref": "y domain"}, {"line": {"color": "#f1c40f", "dash": "dot", "width": 1.5}, "type": "line", "x0": 46.6, "x1": 46.6, "xref": "x", "y0": 0, "y1": 1, "yref": "y domain"}, {"line": {"color": "#f1c40f", "dash": "dot", "width": 1.5}, "type": "line", "x0": 59.2, "x1": 59.2, "xref": "x", "y0": 0, "y1": 1, "yref": "y domain"}, {"line": {"color": "#f1c40f", "dash": "dot", "width": 1.5}, "type": "line", "x0": 71.3, "x1": 71.3, "xref": "x", "y0": 0, "y1": 1, "yref": "y domain"}, {"line": {"color": "#e74c3c", "dash": "dash", "width": 1.5}, "type": "line", "x0": 18.3, "x1": 18.3, "xref": "x", "y0": 0, "y1": 1, "yref": "y domain"}, {"line": {"color": "#e74c3c", "dash": "dash", "width": 1.5}, "type": "line", "x0": 46.6, "x1": 46.6, "xref": "x", "y0": 0, "y1": 1, "yref": "y domain"}, {"line": {"color": "#e74c3c", "dash": "dash", "width": 1.5}, "type": "line", "x0": 59.2, "x1": 59.2, "xref": "x", "y0": 0, "y1": 1, "yref": "y domain"}, {"line": {"color": "#e74c3c", "dash": "dash", "width": 1.5}, "type": "line", "x0": 71.3, "x1": 71.3, "xref": "x", "y0": 0, "y1": 1, "yref": "y domain"}, {"line": {"color": "#f1c40f", "dash": "dash", "width": 1}, "type": "line", "x0": 0, "x1": 1, "xref": "x2 domain", "y0": 15, "y1": 15, "yref": "y2"}], "title": {"font": {"size": 16}, "text": "Profil altimétrique — Trail du Mont-Blanc des Dames 2026"}, "xaxis": {"anchor": "y", "domain": [0, 1], "matches": "x2", "showticklabels": false}, "xaxis2": {"anchor": "y2", "domain": [0, 1], "gridcolor": "rgba(255,255,255,0.1)", "showgrid": true, "title": {"text": "Distance (km)"}}, "yaxis": {"anchor": "x", "domain": [0.328, 1.0], "gridcolor": "rgba(255,255,255,0.1)", "showgrid": true, "title": {"text": "Altitude (m)"}}, "yaxis2": {"anchor": "x2", "domain": [0, 0.288], "gridcolor": "rgba(255,255,255,0.08)", "showgrid": true, "title": {"text": "Température (°C)"}}}}
